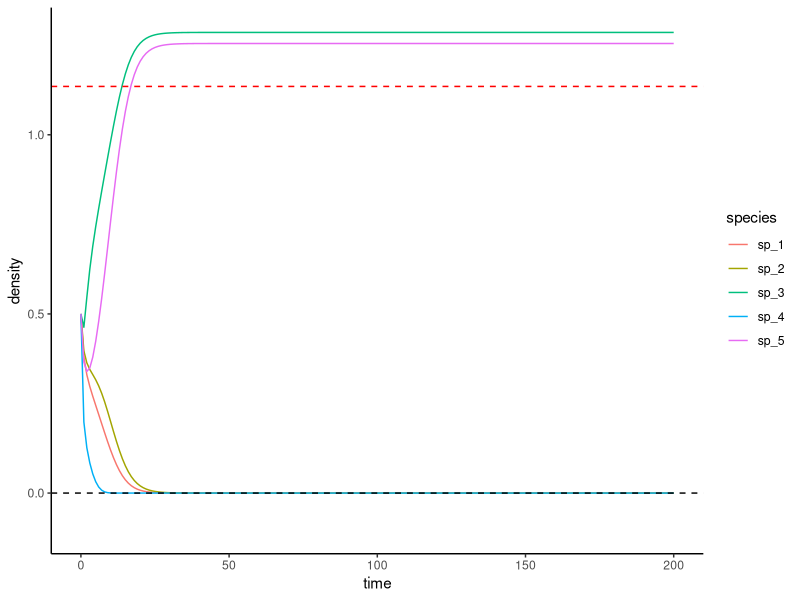

Write R code to recreate this figure.
#'
#' @title Generalised Lotka-Volterra competition model
#' 
#' @description Functions for integrating the generalised Lotka-Volterra model for
#' competition of N-species
#'

# load relevant libraries
library(dplyr)
library(ggplot2)
library(ggpubr)
library(deSolve)
library(tidyr)

# Generalized Lotka-Volterra model
GLV <- function(t, x, parameters){
  with(as.list(c(x, parameters)), {
    x[x < 10^-4] <- 0 # prevent numerical problems
    dxdt <- (x*r)*(1 - ((A %*% x)/K))
    list(dxdt)
  })
}

# function to plot output
plot_ODE_output <- function(out, Kmax){
  out <- as_tibble(out) |> tidyr::gather(species, density, -time)
  pl <- ggplot(data = out) + 
    aes(x = time, y = density, colour = species) + 
    geom_line() +
    expand_limits(y=-0.1) +
    geom_hline(yintercept = 0, linetype = "dashed") +
    geom_hline(yintercept = Kmax, linetype = "dashed", colour = "red") +
    theme_classic()
  show(pl)
  return(out)
}

# general function to integrate GLV
integrate_GLV <- function(r, A, K, x0, maxtime = 200, steptime = 1){
  
  # two-species mixture
  times <- seq(0, maxtime, by = steptime)
  parameters <- list(r = r, A = A, K = K)
  # solve numerically
  out <- ode(y = x0, times = times, 
             func = GLV, parms = parameters, 
             method = "ode45")
  # make into data.frame
  out <- as.data.frame(out)
  colnames(out) <- c("time", paste("sp", 1:(ncol(out) -1), sep = "_"))
  out
}

# run a few examples

# set the number of species
S <- 5

# get intrinsic growth rates
r <- runif(n = S, min = 0.5, max = 2.5)
print(r)

# get random interaction coefficients

# get the number of pairwise interactions
npairs <- ncol(combn(x = 1:S, m = 2))

# draw pairwise interaction coefficients for all possible pairs
aij <- runif(n = npairs, min = -0.5, max = 1)

# do some matrix manipulation to make a symmetric matrix
A <- diag(S)
A[upper.tri(A, diag=FALSE)] <- aij
A[lower.tri(A)] = t(A)[lower.tri(A)]
print(A)

# set the carrying capacities
K <- runif(n = S, min = 0.5, max = 2.5)

# set starting abundances of each species
x0 <- rep(x = 0.5, times = S)

# integrate the model
pops <- integrate_GLV(r, A, K, x0, maxtime = 200)

# plot the results
plot_ODE_output(pops, Kmax = max(K))

# END
